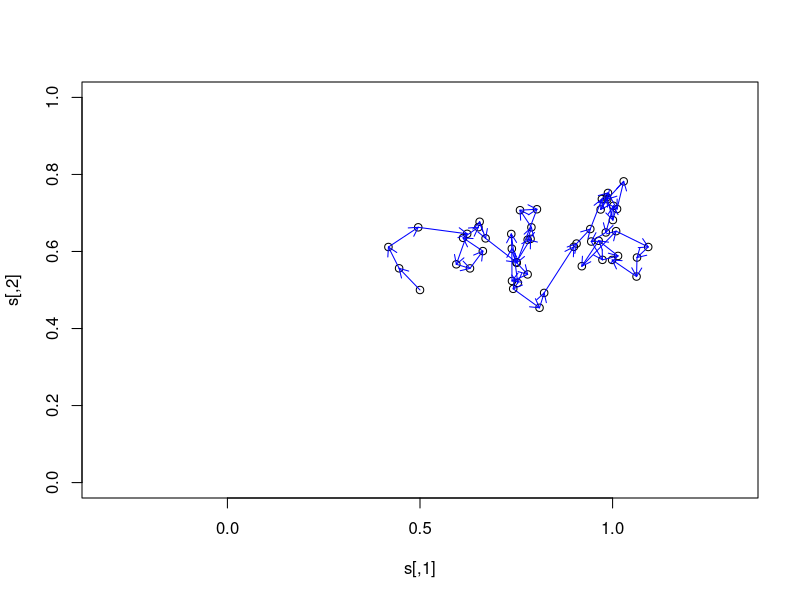
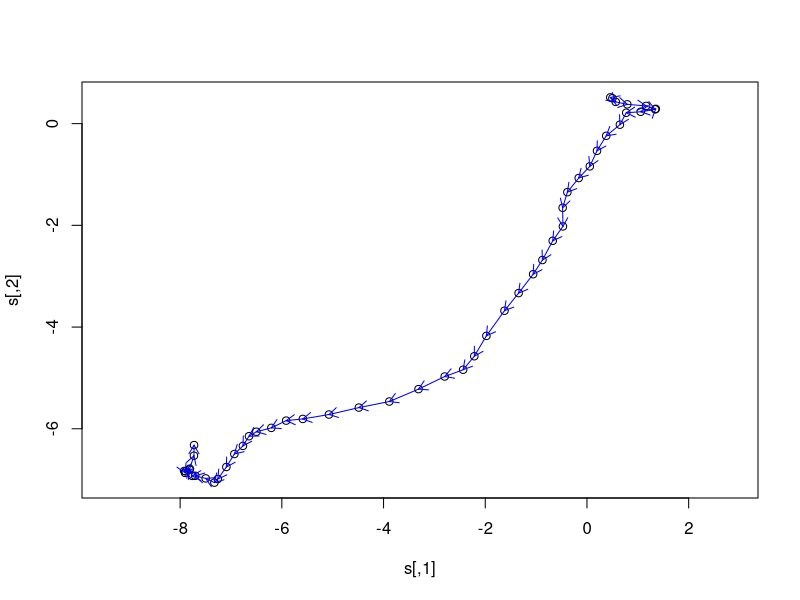

These figures' R source, in order: (Note: this script raises an error after producing the figures.)
## Movement models




## Movement models option 1
## Random walk movement models

T <- 50
s <- matrix(NA, nrow=T, ncol=2)
s[1,] <- c(0.5,0.5)

for(t in 2:T) {
    ## The two lines below are equivalent
##    s[t,] <- rnorm(n=2, mean=s[t-1,], sd=0.1)
    s[t,] <- s[t-1,] + rnorm(n=2, mean=c(0,0), sd=0.05)
}

s


plot(s, asp=1, xlim=c(0,1), ylim=c(0,1))
arrows(s[1:49,1], s[1:49,2],
       s[2:50,1], s[2:50,2], length=0.1, col="blue")



## Correlated random walk
T <- 50
s <- matrix(NA, nrow=T, ncol=2)
s[1,] <- c(0.5,0.5)

gamma <- 0.9
beta <- 0 #pi/2
R <- gamma*matrix(c(cos(beta), sin(beta),
                    -sin(beta), cos(beta)),
            2, 2)

s[2,] <- rnorm(2, s[1,], 0.05)
for(t in 3:T) {
    diff <- s[t-1,]-s[t-2,]
    s[t,] <- s[t-1,] + R%*%diff +
        (rnorm(n=2, mean=c(0,0), sd=0.11))
}

s


plot(s, asp=1) #, xlim=c(0,1), ylim=c(0,1))
arrows(s[1:49,1], s[1:49,2],
       s[2:50,1], s[2:50,2], length=0.1, col="blue")











set.seed(34038)
nSteps <- 500
uRW <- uCRW <- uBRW <- uBCRW <- matrix(0, nSteps, 2)
sigma <- 0.01     ## SD of white noise (epsilon)
gamma <- 0.8      ## Damping of correlated walk
theta <- 0         ## Correlation (-pi,pi)
R <- gamma*matrix(c(cos(theta),sin(theta),-sin(theta),cos(theta)), nrow=2, ncol=2)
s <- c(0,0)          ## Activity center
rho <- 0.1           ## Bias towards activity center
B <- diag(rho,2)
du2 <- du <- c(0,0)  ## Differences
for(t in 2:nSteps) {
    uRW[t,] <- uRW[t-1,]+rnorm(n=2,mean=0,sd=sigma)
    dsu <- s-uBRW[t-1,]; if(t>2) du <- uCRW[t-1,]-uCRW[t-2,]
    uCRW[t,] <- uCRW[t-1,] + R%*%du + rnorm(n=2, mean=0, sd=sigma)
    uBRW[t,] <- uBRW[t-1,] + B%*%dsu + rnorm(n=2, mean=0, sd=sigma)
    dsu2 <- s-uBCRW[t-1,]; if(t>2) du2 <- uBCRW[t-1,]-uBCRW[t-2,]
    uBCRW[t,] <- uBCRW[t-1,] + B%*%dsu2 + R%*%du2 + rnorm(n=2, mean=0, sd=sigma)
}
uall <- data.frame(Walk=c(rep("Vanilla",nSteps), rep("Correlated", nSteps),
                          rep("Biased",nSteps), rep("Biased correlated",nSteps)),
                   rbind(uRW, uCRW, uBRW, uBCRW))
uall$Walk <- factor(uall$Walk, levels=c("Vanilla", "Biased", "Correlated", "Biased correlated"))
names(uall) <- c("walk", "u1", "u2")
xyplot(u2~u1|walk, data=uall, type='l', aspect='iso',
       scales=list(relation='free',draw=FALSE), xlab="", ylab="",
       layout=c(4,1), 
       panel=function(...) {
           panel.xyplot(...)
           if(panel.number()%in%c(2,4))
               lpoints(0, 0, pch=16, col='black', ##'lightcoral',
                       cex=1)
       }, strip=strip.custom(bg=gray(0.7)), as.table=TRUE)









set.seed(430)
delta <- 0.025                          ## Resolution
grid0 <- seq(delta/2, 1-delta/2, delta)    
grid <- cbind(rep(grid0, each=length(grid0)), rep(grid0, times=length(grid0)))
distmat <- as.matrix(dist(grid))        ## Distance b/w grid points
npixels <- nrow(distmat)
V <- exp(-0.1*distmat)                  ## Covariance
R <- chol(V)
X <- t(R) %*% rnorm(npixels)            ## Gaussian random field
Xr <- rasterFromXYZ(cbind(grid, X),     ## Convert to raster
    crs="+proj=utm +zone=17 +datum=NAD83 +units=m +no_defs +type=crs")
terr <- terrain(Xr, opt=c("slope","aspect"))  ## Slope and aspect
vfieldU <- terr$slope * sin(terr$aspect)      ## x-coord of arrow head
vfieldV <- terr$slope * cos(terr$aspect)      ## y-coord of arrow head
vfieldData <- cbind(as.data.frame(Xr, xy=TRUE), v1=values(vfieldU), v2=values(vfieldV))
names(vfieldData) <- c("s1","s2","X","v1","v2")





set.seed(311409) 
uERW <- matrix(0.5, nSteps, 2)                   ## Initial location
alpha <- 0.02; D <- diag(alpha,2)                ## Effect of envi gradient
xmin <- ymin <- 0+delta; xmax <- ymax <- 1-delta ## Bounds
enviro <- numeric(nSteps)                        ## Environment along path
enviro[1] <- extract(Xr, uERW[1,,drop=FALSE])
for(t in 2:nSteps) {
    ulast <- uERW[t-1,,drop=FALSE]
    grad <- c(extract(vfieldU, ulast), extract(vfieldV, ulast))
    unew <- ulast + t(D%*%grad) + rnorm(2, 0, sigma)
    if(unew[1]<xmin) unew[1] <- xmin+(xmin-unew[1]) ## Reflection at boundary
    if(unew[1]>xmax) unew[1] <- xmax-(unew[1]-xmax)
    if(unew[2]<ymin) unew[2] <- ymin+(ymin-unew[2])
    if(unew[2]>ymax) unew[2] <- ymax-(unew[2]-ymax)
    uERW[t,] <- unew                   ## New location
    enviro[t] <- extract(Xr, unew)     ## Environment at new location
}



colrs <- colorRampPalette(c("#333a7b","#4b6982","#70c6c7","#b4ffd8","#ffffff"), alpha=0.9)
levPlot <- levelplot(X~s1+s2, vfieldData, aspect="iso", col.regions=colrs(100),
                     colorkey=list(space='top', at=seq(min(X),max(X),len=100), width=0.5),
                     xlab="", ylab="", scales=list(draw=FALSE),
##                     par.settings=list(axis.line = list(col = "transparent")),
                     panel=function(...) {
                         panel.levelplot(...)
                         with(vfieldData, larrows(s1, s2, s1+v1*0.02, s2+v2*0.02,
                                                  length=0.02, col=rgb(0,0,0,0.5)))
                         llines(uERW[,1], uERW[,2], col=rgb(1,0,0,0.9), lwd=2)
                     })
wirePlot <- wireframe(X~s1+s2, vfieldData, shade=FALSE, drape=TRUE, col.regions=colrs(100),
                      xlab="",ylab="",zlab="", scales=list(draw=FALSE),
                      x2=uERW[,1], y2=uERW[,2], z2=enviro,
                      col=rgb(0,0,0,0.1),
                      panel.3d.wireframe=function(x,y,z, xlim, ylim, zlim, col,
                                                  xlim.scaled,ylim.scaled,zlim.scaled,
                                                  x2,y2,z2,...) {
                          panel.3dwire(x=x, y=y, z=z, xlim=xlim, ylim=ylim, zlim=zlim,
                                       xlim.scaled=xlim.scaled, ylim.scaled=ylim.scaled,
                                       zlim.scaled=zlim.scaled, col=col, ...)
                          xx <- xlim.scaled[1]+diff(xlim.scaled)*(x2-xlim[1])/diff(xlim)
                          yy <- ylim.scaled[1]+diff(ylim.scaled)*(y2-ylim[1])/diff(ylim)
                          zz <- zlim.scaled[1]+diff(zlim.scaled)*(z2-zlim[1])/diff(zlim)
                          panel.3dscatter(x=xx, y=yy, z=zz, type='l', col=rgb(1,0,0,0.9),
                                          lwd=2, ...) 
                      }, screen=list(z=20,x=-20), zoom=1.01)
plot(c(levPlot,wirePlot))













## Make a raster to use as a spatial covariate
delta <- 0.025 ## Resolution
grid0 <- seq(delta/2, 1-delta/2, delta)
grid <- cbind(rep(grid0, each=length(grid0)),
              rep(grid0, times=length(grid0)))

plot(grid, asp=1, pch=3)

distmat <- as.matrix(dist(grid))

npixels <- nrow(distmat)

## Covariance matrix
V <- exp(-0.1*distmat)
R <- chol(V)

## This is a draw from a multivariate normal distribution
X <- t(R) %*% rnorm(npixels)

library(lattice)

levelplot(X ~ grid[,1]+grid[,2], aspect="iso")















## Movement model option 1, aka:
## Step-selection movement model
## Point process movement model






set.seed(3490)
envData <- as.data.frame(Xr, xy=TRUE); colnames(envData) <- c("u1","u2","x")
J <- nrow(envData); nSteps <- 100
distmatX <- as.matrix(dist(envData[,c("u1","u2")]))
beta1 <- 2; beta2 <- -15
s <- 821      ## Activity center is pixel 821
dist2s <- distmatX[s,]
alpha1 <- -50
rcat <- function(pvec) which(rmultinom(n=1, size=1, prob=pvec)==1)
f <- exp(beta1*envData$x + beta2*dist2s)   ## Relative probability of use
loc <- integer(nSteps); loc[1] <- 128      ## Initial location
for(t in 2:nSteps) { ## 
    g <- exp(alpha1*distmat[loc[t-1],])
    fg <- f*g             ## Unnormalized RSF
    rsf <- fg/sum(f*g)    ## Pr(selecting pixel j | u_t)
    loc[t] <- rcat(rsf)
}
ucoords <- envData[loc,c("u1","u2")]
levelplot(x~u1+u2, envData, aspect="iso", scales=list(draw=FALSE),
          region=FALSE, contour=TRUE, xlab="", ylab="", col=rgb(0,0,0,0.2),
          panel=function(...) {
              panel.levelplot(...)
              larrows(ucoords[-nSteps,1], ucoords[-nSteps,2],
                      ucoords[-1,1], ucoords[-1,2], length=0.05,
                      col=rgb(0,0,0,0.9))
              lpoints(envData[s,c("u1","u2"),drop=FALSE], pch=16,
                      col='blue', cex=1.5)
          })









T <- 50
pixelID <- rep(NA, T)

pixelID[1] <- 256

beta1 <- -10
beta2 <- 5

for(t in 2:T) {
    h <- exp(beta1*distmat[,pixelID[t-1]] + beta2*X)
    theta <- h/sum(h)
    pixelID[t] <- which(rmultinom(n=1, size=1, prob=theta)==1)
}

pixelID

path <- grid[pixelID,]

Xmat <- matrix(X, sqrt(npixels), sqrt(npixels), byrow=TRUE)

plot(path, asp=1, xlim=c(0,1), ylim=c(0,1))
image(Xmat, add=TRUE)
arrows(path[1:49,1], path[1:49,2],
       path[2:50,1], path[2:50,2], length=0.1, col="yellow")


